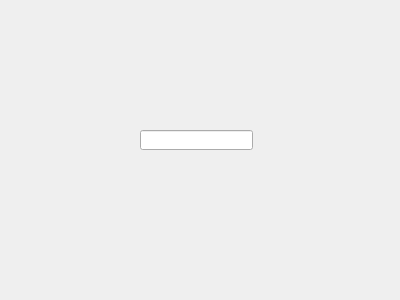
<?xml version="1.0" encoding="UTF-8"?>
<ui version="4.0">
 <class>Dialog</class>
 <widget class="QDialog" name="Dialog">
  <property name="geometry">
   <rect>
    <x>0</x>
    <y>0</y>
    <width>400</width>
    <height>300</height>
   </rect>
  </property>
  <property name="windowTitle">
   <string>Dialog</string>
  </property>
  <widget class="QLineEdit" name="lineEdit">
   <property name="geometry">
    <rect>
     <x>140</x>
     <y>130</y>
     <width>113</width>
     <height>20</height>
    </rect>
   </property>
  </widget>
 </widget>
 <resources/>
 <connections/>
</ui>
